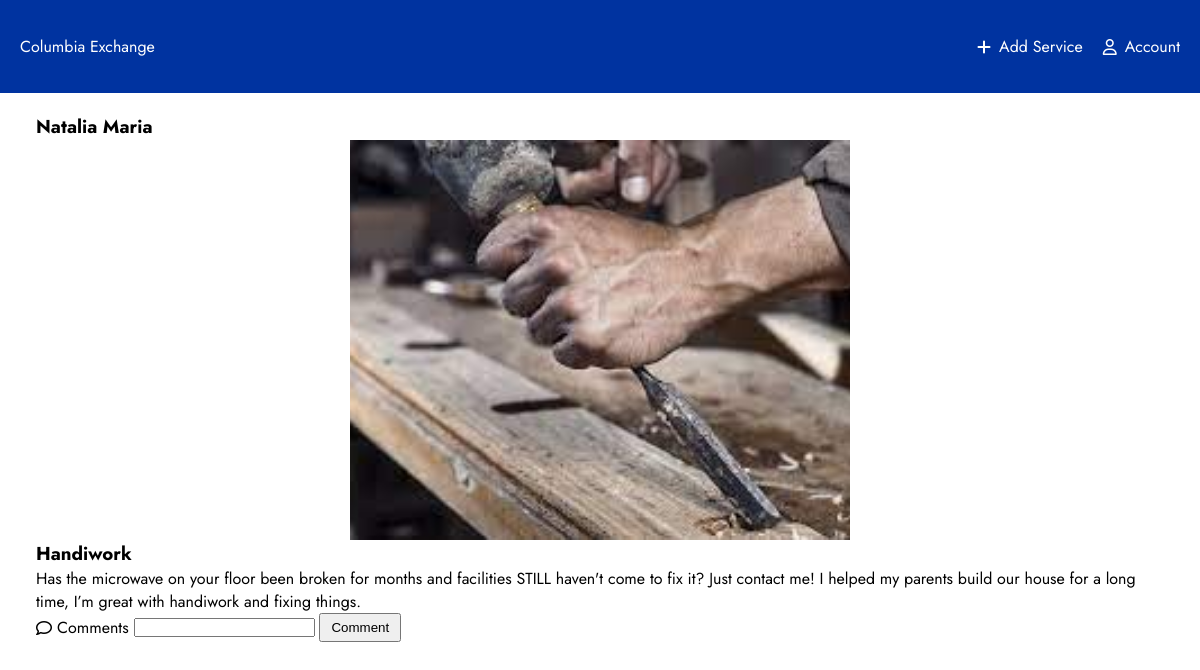
Screenshot of /view_service?id=4 (signed in) with the database file from the repository.
### server.py (models this page shows)
class User(db.Model):
    id = db.Column(db.Integer, primary_key=True)
    username = db.Column(db.String(20), nullable=False, unique=True)
    email = db.Column(db.String(50), nullable=False, unique=True)
    passwordhash = db.Column(db.String(80), nullable=False, unique=True)
    services = db.relationship('Service', backref='creator', lazy=True)
    user_comments = db.relationship('Comment', backref='commentor', lazy=True)

class Service(db.Model):
    id = db.Column(db.Integer, primary_key=True)
    title = db.Column(db.String(50), unique=True, nullable=False)
    description = db.Column(db.String(500), nullable=False)
    image_file = db.Column(db.String(50), nullable=False, default='/static/images/image_placeholder.png')
    creator_id = db.Column(db.Integer, db.ForeignKey('user.id'), nullable=False)
    service_comments = db.relationship('Comment', backref='service', lazy=True)

### server.py (the view)
@app.route('/view_service', methods=['GET', 'POST'])
@login_required
def view_service():
    if request.method == "POST":
        id = request.args.get("id")
        if not id:
            return apology("No link to service")
        service = Service.query.filter_by(id=int(id)).first()
        if not service:
            return apology("Not such service")
        new_comment = Comment(text=request.form.get("comment"), service_id=int(id), commentor_id=session["user_id"])
        db.session.add(new_comment)
        db.session.commit()
        comments = service.service_comments
        if not request.form.get("comment"):
            return apology("No comments entrered")
        return render_template('service.html', service = service, comments = comments)
    else:
        id = request.args.get("id")
        if not id:
            return apology("No link to service")
        service = Service.query.filter_by(id=int(id)).first()
        if not service:
            return apology("Not such service")
        comments = service.service_comments
        return render_template('service.html', service = service, comments = comments)

### helpers.py (called while the page is built)
def login_required(f):
    @wraps(f)
    def decorated_function(*args, **kwargs):
        if session.get("user_id") is None:
            return redirect("/login")
        return f(*args, **kwargs)
    return decorated_function

### templates/service.html (shortened to what this page needs)
{% extends "layout.html" %}
{% block content %}
<section id="home">
    <h3>{{ service.creator.username }}</h3>
    <div class="card-img">
        <img class="cropped2" src="{{ service.image_file }}">
    </div>
    <h3>{{ service.title }}</h3>
    <p>{{ service.description }}</p>
    <div class="card-footer">
        <i class="fa-regular fa-comment"></i>
        <p>Comments</p>
        <form method="post" id="comment">
            <input type="text" id="comment" name="comment" placeholder="">
            <button type="submit" id="submit-comment">Comment</button>
        </form>
    </div>
</section>
{% endblock %}

### static/main.css (style rules this page uses)
* { margin: 0; padding: 0; }
:root { --primary-color: #0033A0; --white-color: #FFFFFF; --grey-color: #C4C4C4; }
body { font-family: 'Jost', sans-serif; }
img { width: 100%; height: 100%; }
#search input, button { padding: 5px 10px 5px 10px; }
.card-img { display: flex; justify-content: center; }
.card-footer { display: flex; gap: 5px; align-items: center; cursor: pointer; height: 25%; }
.cropped2 { width: 500px; height: 400px; object-fit: cover; object-position: 20% 10%; }

### rows the page displays
User: creator.username "Natalia Maria"
Service: image_file (picture), title "Handiwork", description "Has the microwave on your floor been broken for months and facilities STILL haven't come to fix it? Just contact me! I helped my parents build our house for a long time, I’m great with handiwork and fixing things."
